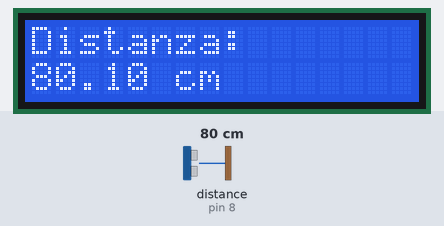
The sketch below on a simulated Arduino Uno, built with avr-gcc and run on an emulated ATmega328P. Parts: 16×2 character LCD. Wiring (inferred from the names in the program): ultrasonic range finder: trigger pin 7; echo pin 8. The test bench sets the inputs (shaded band); at power-on: distance to the obstacle (sensor on pin 8) 80 cm. The echo pulse lasts 58.3 µs per cm.

Above: at 1.2 s.
1.3 s: distance to the obstacle (sensor on pin 8) set to 2 cm
At 1.9 s:
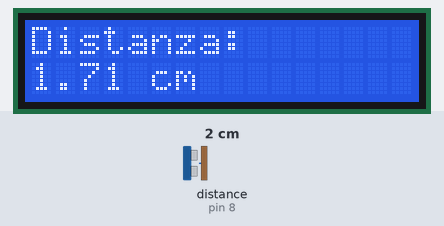
4.3 s: distance to the obstacle (sensor on pin 8) set to 4 cm
At 4.9 s:
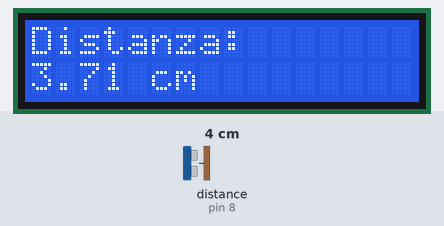
6.1 s: distance to the obstacle (sensor on pin 8) set to 9 cm
At 6.5 s:
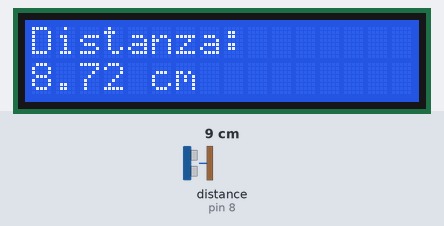
Timing chart, 0 to 9.1 s (numbered marks = the images above; inputs shaded):
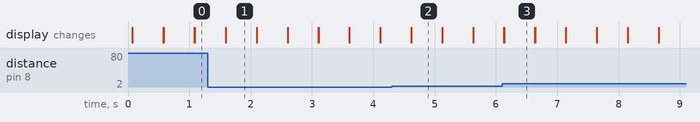

Measured:
- after the input at 1.3 s, the display: first differs from a run without the input after 0.29 s (image 1)
- after the input at 4.3 s, the display: first differs from a run without the input after 0.32 s (image 2)
- after the input at 6.1 s, the display: first differs from a run without the input at once (image 3)
- what the display in image 1 shows lasts 0.5 s, from 1.6 s to 2.1 s

The sketch:

Led_LCD.ino
```cpp
#include <LiquidCrystal.h>

// Pin del sensore HC-SR04

const int trigPin = 7;

const int echoPin = 8;

LiquidCrystal lcd_1(12, 11, 5, 4, 3, 2);

void setup() {

  lcd_1.begin(16, 2);

  lcd_1.print("Distanza:");

  Serial.begin(9600);

  pinMode(trigPin, OUTPUT);

  pinMode(echoPin, INPUT);

}

void loop() {

  lcd_1.setCursor(0, 1);


  lcd_1.print("                ");

  lcd_1.setCursor(0, 1);


  digitalWrite(trigPin, LOW);

  delayMicroseconds(2);

  digitalWrite(trigPin, HIGH);

  delayMicroseconds(10);

  digitalWrite(trigPin, LOW);


  float durata = pulseIn(echoPin, HIGH);


  float cm = microsecondsToCentimeters(durata);


  lcd_1.print(cm);

  lcd_1.print(" cm");


  delay(500);

}

float microsecondsToCentimeters(float durata) {

  return durata / 29 / 2;

}
 
```
